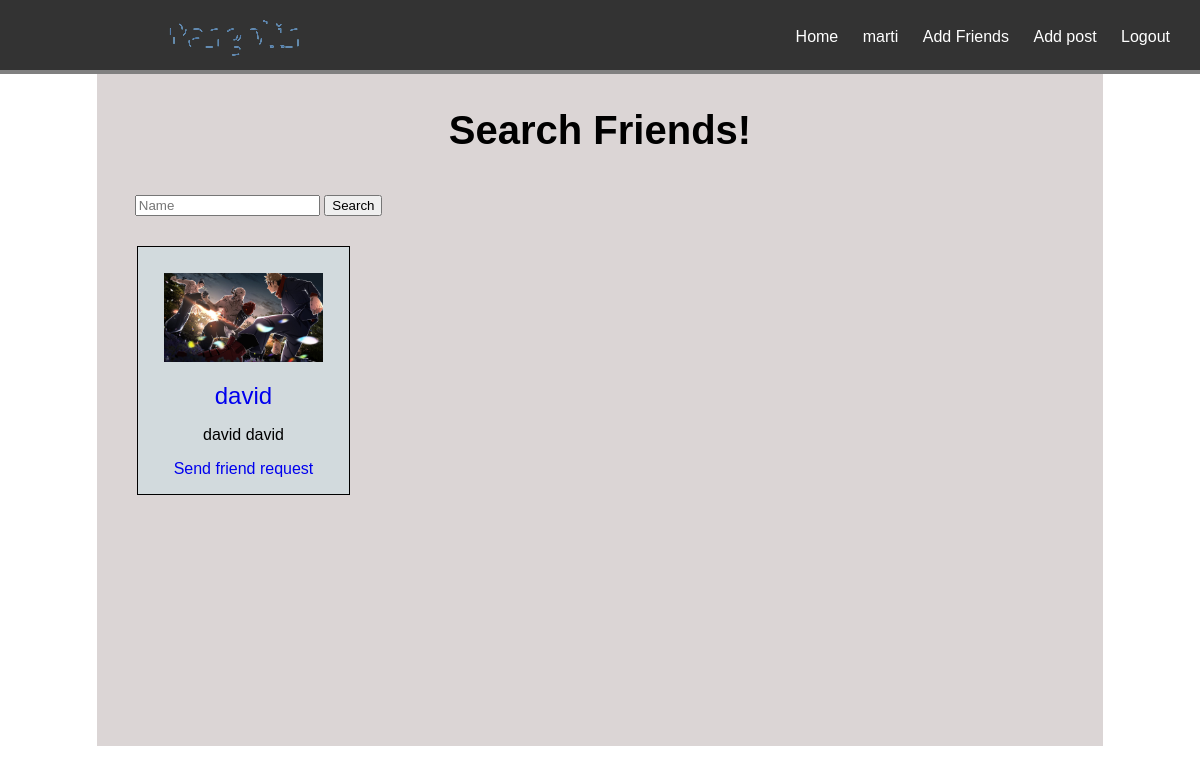
/add_friends (signed in), run on the app's committed database.
### pangolin/models.py (models this page shows, shortened)
class UserPangolin(User):
    my_date_field = models.DateField(default=date.today())
    image = models.ImageField(upload_to='userImages')
    friends = models.ManyToManyField("UserPangolin", blank=True)
    def get_absolute_url(self):
        return reverse('profile_user', kwargs={'username':self.username})

### pangolin/views.py (the view)
# urls.py: path('add_friends',add_friends, name="add_friends"),
@login_required(login_url='/login')
def add_friends(request):
    userLogged = get_object_or_404(UserPangolin, username=request.user.username)
    users_objs = UserPangolin.objects.all()
    listaDeAmigos = userLogged.friends.all()
    listaDeNoAmigos = []
    for user in users_objs:
        if user not in listaDeAmigos and user != userLogged:
            listaDeNoAmigos.append(user)
    context = {
        'user2' : userLogged,
        'allusers': listaDeNoAmigos,
    }
    return render(request, 'AddFriends.html', context)

### pangolin/templates/AddFriends.html (shortened to what this page needs)
{% load static %}
<!DOCTYPE html>
<html>
<head><title>Add friends</title>
    <link href='{% static "css/add_friends1.css" %}' rel="stylesheet" type="text/css">
</head>
<body>
    <header id="main-header">
        <a id="logo-header" href="{% url 'home' %}">
        </a>
        <nav>
            <ul>
                <li><a href="{% url 'home' %}">Home</a></li>
                <li><a href="{{ user2.get_absolute_url }}">{{user2.username}}</a></li>
                <li><a href="{% url 'add_friends' %}">Add Friends</a></li>
                <li><a href="{% url 'add_post' %}">Add post</a></li>
                <li><a href="{% url 'logout' %}">Logout</a></li>
            </ul>
        </nav>
    </header>
    <div id="container">
        <h1 class="title">Search Friends!</h1>
        <div>
            <form class="containerBuscador" action="{% url 'add_friends_search' %}">
                <input class="formInput" name="buscarUsuario" type="search" placeholder="Name" aria-label="search">
                <button class="btnBuscador" type="submit">Search</button>
            </form>
        </div>
        <section id="content">
                {% if allusers %}
                    {% for user in allusers %}
                        <div class="div_friends">
                            <p><img src= "{{ user.image.url }}"></p><p><a class="friend_user" href="{{ user.get_absolute_url }}">{{user.username}}</a></p><p>{{user.get_full_name}}</p><p><a href="/send_friend_request/{{user.username}}">Send friend request</a></p>
                        </div>
                    {% endfor %}
                {% else %}
                <p class="textNoFriends">No hay amigos que agregar!</p>
                {% endif %}
        </section>
    </div>
</body>
</html>

### pangolin/static/css/add_friends1.css (style rules this page uses)
#main-header { background: #333; color: white; height: 70px; width: 100%; left: 0; top: 0; position: fixed; border-bottom: gray solid 4px; }
#main-header a { color: white; }
#logo-header { float: left; padding: 9px 0 0 20px; text-decoration: none; margin-left: 65px; }
nav { float: right; }
nav ul { margin: 0; padding: 0; list-style: none; padding-right: 20px; }
nav ul li { display: inline-block; line-height: 15px; margin-top: 25px; }
nav ul li a { display: block; padding: 4px 10px; text-decoration: none; font-size: 1rem; }
body { font-family: Arial, Helvetica, sans-serif; margin-top: 53px; }
#container { width: 85%; margin: 0px auto; background: rgb(219, 213, 213); padding-top: 15px; }
.title { padding-top: 13px; text-align: center; font-size: 2.5rem; padding-bottom: 15px; }
#content { float: left; width: 100%; min-height: 500px; }
.containerBuscador { margin-left: 38px; margin-bottom: 30px; }
.div_friends { border: 1px solid black; width: 21%; display: inline-block; margin-left: 40px; margin-bottom: 30px; padding-top: 10px; background: rgb(210, 218, 221); }
.div_friends img { width: 75%; }
.div_friends p { text-align: center; }
.div_friends a { text-decoration: none; text-align: center; }
.friend_user { font-size: 1.5rem; }
svg { display: block; font: 15.5em 'Montserrat'; width: 50%; height: 50%; margin: 0 auto; }

### data on the page
UserPangolin: image (picture), username "david", get_full_name "david david"

### other printed values
{{ user2.username }} "marti"
